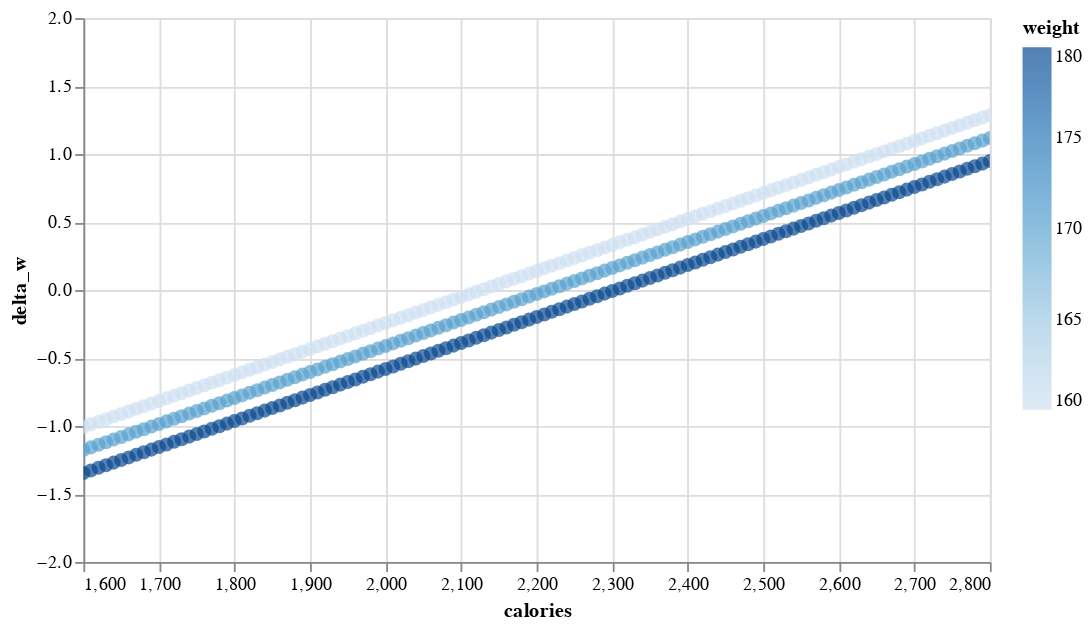

Write notebook code for a chart like this one.
### Code cell
wgt = wgt_df[wgt_df.steps==10000].copy()
alt.Chart(wgt).mark_circle(size=60).encode(
    alt.X('calories',
        scale=alt.Scale(domain=(1600, 2800))
    ),    
    y='delta_w',
    color='weight',
    tooltip=['calories', 'steps', 'weight', 'delta_w']
).properties(
    width=500,
    height=300
).interactive()

### Figure 1 — Vega-Lite specification as saved in the notebook (floating-point values rounded to 4 significant figures; data arrays with more than 128 entries replaced by an {"elided": "..."} marker saying what was removed)
{"config": {"view": {"continuousWidth": 400, "continuousHeight": 300}}, "data": {"name": "data-9988d4e561b861144841f30fff2040f7"}, "mark": {"type": "circle", "size": 60}, "encoding": {"color": {"type": "quantitative", "field": "weight"}, "tooltip": [{"type": "quantitative", "field": "calories"}, {"type": "quantitative", "field": "steps"}, {"type": "quantitative", "field": "weight"}, {"type": "quantitative", "field": "delta_w"}], "x": {"type": "quantitative", "field": "calories", "scale": {"domain": [1600, 2800]}}, "y": {"type": "quantitative", "field": "delta_w"}}, "height": 300, "selection": {"selector066": {"type": "interval", "bind": "scales", "encodings": ["x", "y"]}}, "width": 500, "$schema": "https://vega.github.io/schema/vega-lite/v4.0.2.json", "datasets": {"data-9988d4e561b861144841f30fff2040f7": {"elided": "450 records"}}}
